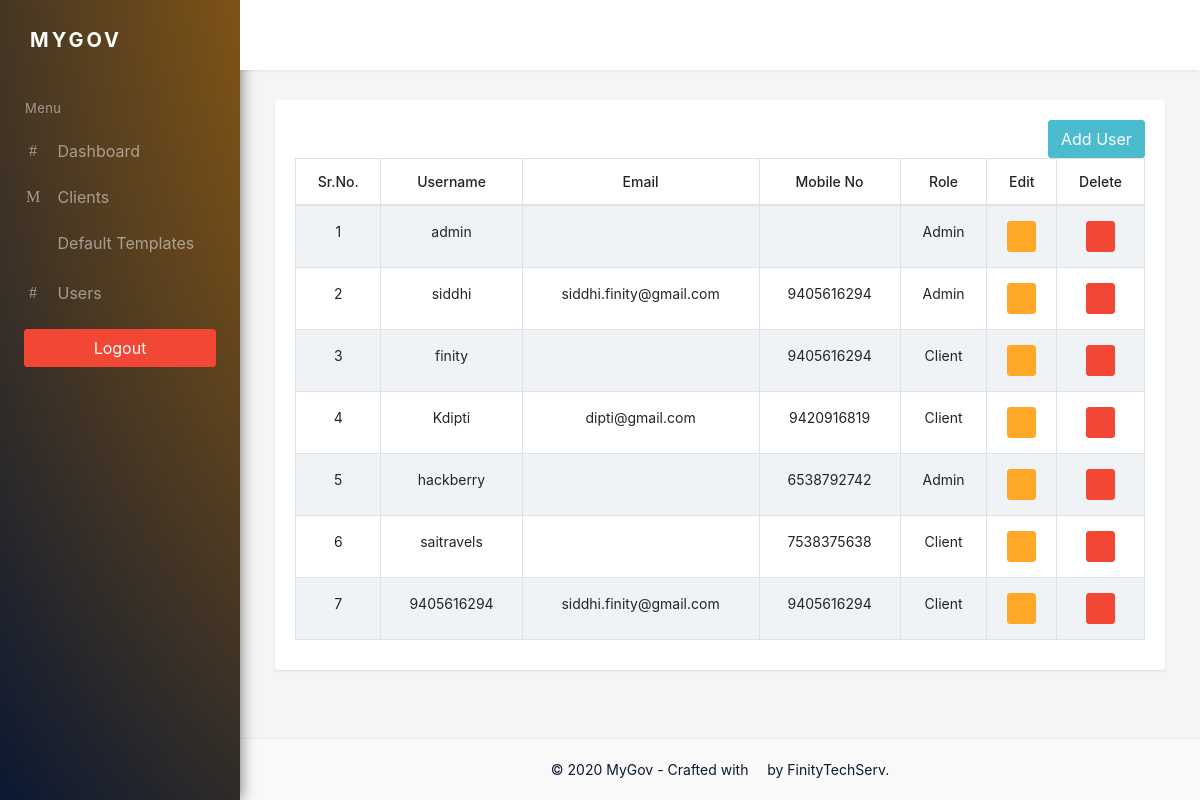
Screenshot of /accounts/users (signed in) with the database file from the repository.
### accounts/models.py (models this page shows)
class Portal_User(AbstractUser):
    ADMIN = 1
    CLIENT = 2
    ROLE_CHOICES = (
      (ADMIN,'Admin'),
      (CLIENT,'Client'))
    user_role = models.PositiveSmallIntegerField(choices=ROLE_CHOICES,default=ADMIN)
    Mobile_No = models.CharField(max_length=264,blank=True)
    Otp = models.CharField(max_length=264,blank=True)
    Varified = models.BooleanField(default=False)
    update_on = models.DateTimeField(auto_now=True)
    account_type = models.BooleanField(default=False)

### accounts/views.py (the view, shortened to what this page needs)
# urls.py: path('users',all_users,name='users'),
@login_required(login_url = '/accounts/admin_login')
def all_users(request):
    all_data = Portal_User.objects.all()
    data = {'all_data':all_data}
    return render(request, 'accounts/user_master.html',data)

### templates/accounts/user_master.html (shortened to what this page needs)
{% extends 'accounts/base.html' %}
{% load static %}
{% block stylesheets %}
<link href="{% static 'lead_manager/assets/plugins/datatables/dataTables.bootstrap4.min.css' %}" rel="stylesheet" type="text/css" />
<link href="{% static 'lead_manager/assets/plugins/datatables/buttons.bootstrap4.min.css' %}" rel="stylesheet" type="text/css" />
<link href="{% static 'lead_manager/assets/plugins/datatables/responsive.bootstrap4.min.css' %}" rel="stylesheet" type="text/css" />
{% endblock stylesheets %}
{% block content %}
<div class="row">
    <div class="col-12">
        <div class="card m-b-30">
            <div class="card-body">
                <button type="submit" class="btn btn-info waves-effect waves-light" data-toggle="modal" data-target="#add_user" style="float: right">
                    Add User
                </button>
                <table id="datatable-buttons" class="table table-striped table-bordered dt-responsive nowrap text-center" style="border-collapse: collapse; border-spacing: 0; width: 100%;">
                    <thead>
                        <tr>
                            <th>Sr.No.</th>
                            <th>Username</th>
                            <th>Email</th>
                            <th>Mobile No</th>
                            <th>Role</th>
                            <th>Edit</th>
                            <th>Delete</th>
                        </tr>
                    </thead>
                    <tbody>
                    {% for user in all_data %}
                        <tr>
                            <td>{{forloop.counter}}</td>
                            <td>{{user.username}}</td>
                            <td>{{user.email}}</td>
                            <td>{{user.Mobile_No}}</td>
                            {% if user.user_role == 1 %}
                            <td>Admin</td>
                            {% else %}
                            <td>Client</td>
                            {% endif %}
                            <td><button type="button" class="update-sms btn btn-sm btn-primary" data-toggle="modal" data-target="#update_user{{user.pk}}">
                            <span class="fa fa-edit"></span></button>
</td>
                            <td><button type="button" data-toggle="modal" data-target="#delete_user{{user.pk}}" class="delete-sms btn btn-sm btn-danger" >
                            <span class="fa fa-trash"></span></button>
</td>
                        </tr>
                        {% endfor %}
                    </tbody>
                </table>
            </div>
        </div>
    </div>
</div>
{% endblock %}

### templates/accounts/base.html (shortened to what this page needs)
<!DOCTYPE html>
<html lang="en">
{% load static %}
<head>
    <link href="{% static 'lead_manager/assets/css/bootstrap.min.css' %}" rel="stylesheet" type="text/css">
    <link href="{% static 'lead_manager/assets/css/icons.css' %}" rel="stylesheet" type="text/css">
    <link href="{% static 'lead_manager/assets/css/style.css' %}" rel="stylesheet" type="text/css">
    {% block stylesheets %}
    {% endblock stylesheets %}
</head>
<body class="fixed-left">
    <div id="wrapper">
        <div class="left side-menu">
            <div class="topbar-left">
                <div class="">
                    <a href="#" class="logo text-center">MyGov</a>
                </div>
            </div>
            <div class="sidebar-inner slimscrollleft">
                <div id="sidebar-menu">
                    <ul>
                        <li class="menu-title">Menu</li>
                        <li>
                            <a href="{% url 'accounts:dashboard' %}" class="waves-effect"><i class="dripicons-device-desktop"></i><span> Dashboard </span></a>
                        </li>
                        <li>
                            <a href="{% url 'accounts:clients' %}" class="waves-effect"><i class="dripicons-calendar"></i><span> Clients </span></a>
                        </li>
                          <li class="has_sub">
                                <a href="javascript:void(0);" class="waves-effect"><i class="dripicons-mail"></i> <span>Default Templates<span class="float-right"><i class="mdi mdi-chevron-right"></i></span> </span> </a>
                            </li>
                        <li>
                            <a href="{% url 'accounts:users' %}" class="waves-effect"><i class="dripicons-device-desktop"></i><span> Users </span></a>
                        </li>
                        <br>
                        <li>
                            <center><a href="{% url 'accounts:admin_logout' %}" ><button class="btn btn-block btn-danger" style="width: 80%">Logout</button></center>
                        </li>
                    </ul>
                </div>
            </div>
        </div>
        <div class="content-page">
            <div class="content">
                <div class="topbar">
                    <nav class="navbar-custom">
                        <ul class="list-inline float-right mb-0">
                            <li class="list-inline-item dropdown notification-list hidden-xs-down">
                                <a class="nav-link waves-effect" href="#" id="btn-fullscreen">
                                    <i class="mdi mdi-fullscreen noti-icon"></i>
                                </a>
                            </li>
                        </ul>
                        <ul class="list-inline menu-left mb-0">
                        </ul>
                        <div class="clearfix"></div>
                    </nav>
                </div>
                <div class="page-content-wrapper">
                    <div class="container-fluid">
                        {% block content %}
                        {% endblock %}
                    </div>
                </div>
            </div>
            <footer class="footer">
                © 2020 MyGov - Crafted with <i class="mdi mdi-heart text-danger"></i> by FinityTechServ.
            </footer>
        </div>
    </div>
</body>
</html>

### static/lead_manager/assets/css/style.css (style rules this page uses)
body { background: #f5f5f5; margin: 0; font-size: 14px; }
html { overflow-x: hidden; position: relative; min-height: 100%; background: #f5f5f5; }
* { outline: none !important; }
.footer { background-color: #f9f9f9; border-top: 1px solid rgba(0, 0, 0, 0.05); bottom: 0; color: #0a1832; text-align: center; padding: 20px 30px; position: absolute; right: 0; left: 240px; }
#wrapper { height: 100%; overflow: hidden; width: 100%; }
.text-danger { color: #f24734 !important; }
.m-b-30 { margin-bottom: 30px; }
.waves-effect { position: relative; cursor: pointer; display: inline-block; overflow: hidden; -webkit-user-select: none; -moz-user-select: none; -ms-user-select: none; user-select: none; -webkit-tap-highlight-color: transparent; vertical-align: middle; z-index: 1; will-change: opacity, transform; -webkit-transition: all 0.3s ease-out; transition: all 0.3s ease-out; }
.btn { border-radius: 3px; }
.btn-primary, .btn-success, .btn-info, .btn-warning, .btn-danger, .btn-dark, .btn-pink, .btn-purple, .btn-indigo, .btn-teal, .btn-lime, .btn-orange, .btn-brown, .btn-blue-grey { color: #ffffff; }
.btn-primary { background-color: #ffa726; border: 1px solid #ffa726; }
.btn-info { background-color: #4bbbce; border: 1px solid #4bbbce; }
.btn-danger { background-color: #f24734; border: 1px solid #f24734; }
.card { border: none; -webkit-box-shadow: 0px 1px 2px 0px rgba(0, 0, 0, 0.1); box-shadow: 0px 1px 2px 0px rgba(0, 0, 0, 0.1); }
.table { margin-bottom: 10px; }
th { font-weight: 500; }
.table > tbody > tr > td, .table > tfoot > tr > td, .table > thead > tr > td { padding: 15px 12px; }
.table-hover tbody tr:hover, .table-striped tbody tr:nth-of-type(odd), .thead-default th { background-color: #eff3f6; }
.topbar { position: fixed; left: 240px; right: 0; top: 0; z-index: 999; }
.logo { color: #ffffff !important; font-size: 20px; font-weight: 700; letter-spacing: 3px; line-height: 80px; text-transform: uppercase; }
.navbar-custom { background-color: #ffffff; border: none; margin-bottom: 20px; -webkit-box-shadow: 0 2px 3px -2px rgba(0, 0, 0, 0.15); box-shadow: 0 2px 3px -2px rgba(0, 0, 0, 0.15); }
.notification-list { margin-left: 0; }
.notification-list .noti-icon { font-size: 28px; vertical-align: middle; color: #707070; }
.notification-list .nav-link { padding: 0 12px; line-height: 70px; }
.menu-title { padding: 12px 25px !important; letter-spacing: .035em; pointer-events: none; cursor: default; font-size: 13px; color: rgba(255, 255, 255, 0.5); margin-top: 10px !important; }
.side-menu { bottom: 0; top: 0; width: 240px; -webkit-transition: all 0.4s ease-in-out; transition: all 0.4s ease-in-out; background: radial-gradient(at 50% -20%, #d98100, #0a1832) fixed; -webkit-box-shadow: 1px 0 14px 0 rgba(0, 0, 0, 0.5); box-shadow: 1px 0 14px 0 rgba(0, 0, 0, 0.5); position: absolute; z-index: 99; }
.side-menu .topbar-left { padding-left: 30px; }
body.fixed-left .side-menu.left { bottom: 50px; height: 100%; margin-bottom: -70px; margin-top: 0; padding-bottom: 70px; position: fixed; }
.content-page { margin-left: 240px; overflow: hidden; }
.content-page > .content { margin-bottom: 60px; padding: 20px 30px 5px 30px; -webkit-transition: all 0.4s ease-in-out; transition: all 0.4s ease-in-out; }
.page-content-wrapper { margin: 0 -10px; padding-top: 80px; }
.sidebar-inner { height: 100%; }
#sidebar-menu, #sidebar-menu ul, #sidebar-menu li, #sidebar-menu a { border: 0; font-weight: normal; line-height: 1; list-style: none; margin: 0; padding: 0; position: relative; text-decoration: none; }
#sidebar-menu { padding-bottom: 50px; width: 100%; }
#sidebar-menu > ul > li > a { color: rgba(255, 255, 255, 0.5); display: block; padding: 14px 20px; font-size: 16px; }
#sidebar-menu > ul > li > a span i { font-size: 18px; line-height: 22px; }
#sidebar-menu > ul > li > a > span { vertical-align: middle; }
#sidebar-menu > ul > li > a > i { display: inline-block; line-height: 17px; margin-left: 3px; margin-right: 10px; text-align: center; vertical-align: middle; width: 20px; }

### rows the page displays
Portal_User: username "admin", user_role "Admin"
Portal_User: username "siddhi", email "siddhi.finity@gmail.com", Mobile_No "9405616294", user_role "Admin"
Portal_User: username "finity", Mobile_No "9405616294", user_role "Client"
Portal_User: username "Kdipti", email "dipti@gmail.com", Mobile_No "9420916819", user_role "Client"
Portal_User: username "hackberry", Mobile_No "6538792742", user_role "Admin"
Portal_User: username "saitravels", Mobile_No "7538375638", user_role "Client"
Portal_User: username "9405616294", email "siddhi.finity@gmail.com", Mobile_No "9405616294", user_role "Client"
